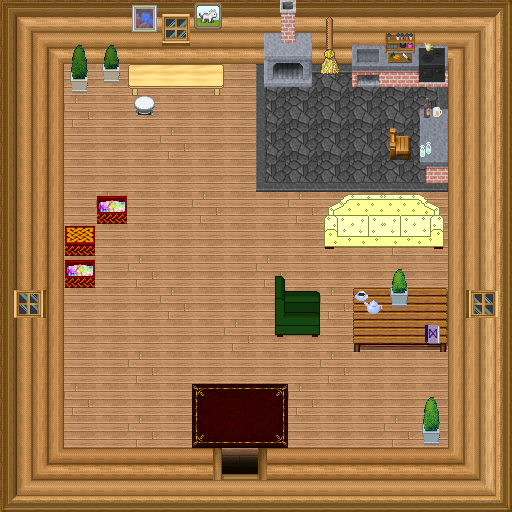

The image is a tile-based game level rendered from a .tmx file. Its description and source (layers, tilesets, objects; grid data summarised) follow:
An orthogonal 16x16 tile map with 32x32 px tiles, 7 tile layers (0_floor, 1_terrain, 2_object, 3_roof, ...), 1 hidden layer not drawn, 22 tilesets.

<map version="1.9" tiledversion="1.9.2" orientation="orthogonal" renderorder="right-down" width="16" height="16" tilewidth="32" tileheight="32" infinite="0" nextlayerid="9" nextobjectid="1">
 <tileset firstgid="1" name="plant" tilewidth="32" tileheight="32" tilecount="12" columns="6">
  <image source="../../tileset/plant/indoor/pot_plant_1.png" width="192" height="64" />
 </tileset>
 <tileset firstgid="13" name="chair" tilewidth="32" tileheight="32" tilecount="4" columns="2">
  <image source="../../tileset/furniture/chair/wooden_pale.png" width="64" height="64" />
 </tileset>
 <tileset firstgid="17" name="details1" tilewidth="32" tileheight="32" tilecount="3" columns="1">
  <image source="../../tileset/item/brush.png" width="32" height="96" />
 </tileset>
 <tileset firstgid="20" name="collision" tilewidth="32" tileheight="32" tilecount="1" columns="1">
  <image source="../../tileset/logic/collision.png" width="32" height="32" />
 </tileset>
 <tileset firstgid="21" name="table" tilewidth="32" tileheight="32" tilecount="9" columns="3">
  <image source="../../tileset/furniture/table/wooden_rectangular.png" width="96" height="96" />
 </tileset>
 <tileset firstgid="30" name="sofa1" tilewidth="32" tileheight="32" tilecount="12" columns="4">
  <image source="../../tileset/furniture/chair/armchair.png" width="128" height="96" />
 </tileset>
 <tileset firstgid="42" name="drink" tilewidth="32" tileheight="32" tilecount="16" columns="4">
  <image source="../../tileset/item/drink/bottles_and_cups.png" width="128" height="128" />
 </tileset>
 <tileset firstgid="58" name="paintings" tilewidth="32" tileheight="32" tilecount="16" columns="4">
  <image source="../../tileset/furniture/picture/oil_paintings.png" width="128" height="128" />
 </tileset>
 <tileset firstgid="74" name="warmer" tilewidth="32" tileheight="32" tilecount="6" columns="2">
  <image source="../../tileset/furniture/kitchen/warmer_2.png" width="64" height="96" />
 </tileset>
 <tileset firstgid="80" name="kitchen" tilewidth="32" tileheight="32" tilecount="44" columns="4">
  <image source="../../tileset/furniture/kitchen/cabinets.png" width="128" height="352" />
 </tileset>
 <tileset firstgid="124" name="red rug" tilewidth="32" tileheight="32" tilecount="9" columns="3">
  <image source="../../tileset/furniture/carpet/dark_red.png" width="96" height="96" />
 </tileset>
 <tileset firstgid="133" name="sofa" tilewidth="32" tileheight="32" tilecount="6" columns="3">
  <image source="../../tileset/furniture/chair/sofa_cream.png" width="96" height="64" />
 </tileset>
 <tileset firstgid="139" name="round white table" tilewidth="32" tileheight="32" tilecount="6" columns="3">
  <image source="../../tileset/furniture/table/table_round_white.png" width="96" height="64" />
 </tileset>
 <tileset firstgid="145" name="bench" tilewidth="32" tileheight="32" tilecount="3" columns="3">
  <image source="../../tileset/furniture/table/long_side_on_pale.png" width="96" height="32" />
 </tileset>
 <tileset firstgid="157" name="books" tilewidth="32" tileheight="32" tilecount="4" columns="2">
  <image source="../../tileset/item/documents/books2.png" width="64" height="64" />
 </tileset>
 <tileset firstgid="161" name="red chests" tilewidth="32" tileheight="32" tilecount="4" columns="2">
  <image source="../../tileset/item/chest/chests_red.png" width="64" height="64" />
 </tileset>
 <tileset firstgid="165" name="cats" tilewidth="32" tileheight="32" tilecount="3" columns="3">
  <image source="../../tileset/furniture/picture/cats.png" width="96" height="32" />
 </tileset>
 <tileset firstgid="168" name="sciana" tilewidth="32" tileheight="32" tilecount="27" columns="3">
  <image source="../../tileset/pol/waly/int_plazy.png" width="96" height="288" />
 </tileset>
 <tileset firstgid="195" name="podloga" tilewidth="32" tileheight="32" tilecount="12" columns="6">
  <image source="../../tileset/pol/domki/podloga/deski_kafle2.png" width="192" height="64" />
 </tileset>
 <tileset firstgid="207" name="drzw" tilewidth="32" tileheight="32" tilecount="15" columns="5">
  <image source="../../tileset/pol/domki/drzwi/door_drewno_int.png" width="160" height="96" />
 </tileset>
 <tileset firstgid="222" name="okno" tilewidth="32" tileheight="32" tilecount="16" columns="8">
  <image source="../../tileset/pol/domki/okna/window_drewno.png" width="256" height="64" />
 </tileset>
 <tileset firstgid="238" name="ground/slate_tiles" tilewidth="32" tileheight="32" tilecount="15" columns="5">
  <image source="../../tileset/ground/slate_tiles.png" width="160" height="96" />
 </tileset>
 <layer id="1" name="0_floor" width="16" height="16">
  <data>[256 cells, 256 non-empty, 17 distinct tile ids]</data>
 </layer>
 <layer id="2" name="1_terrain" width="16" height="16">
  <data>[256 cells, 133 non-empty, 35 distinct tile ids]</data>
 </layer>
 <layer id="3" name="2_object" width="16" height="16">
  <data>[256 cells, 42 non-empty, 40 distinct tile ids]</data>
 </layer>
 <layer id="4" name="3_roof" width="16" height="16">
  <data>[256 cells, 5 non-empty, 4 distinct tile ids]</data>
 </layer>
 <layer id="5" name="4_roof_add" width="16" height="16">
  <data>[256 cells, 1 non-empty, 1 distinct tile ids]</data>
 </layer>
 <layer id="6" name="objects" width="16" height="16">
  <data>[256 cells, 0 non-empty, 0 distinct tile ids]</data>
 </layer>
 <layer id="7" name="collision" width="16" height="16" visible="0">
  <data>[256 cells, 135 non-empty, 1 distinct tile ids]</data>
 </layer>
 <layer id="8" name="protection" width="16" height="16">
  <data>[256 cells, 0 non-empty, 0 distinct tile ids]</data>
 </layer>
</map>
